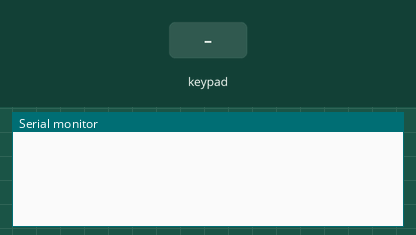
Recording of a sketch running on a simulated Arduino Uno, built with avr-gcc and run on an emulated ATmega328P. On the bench: the last lines printed to the serial monitor. The test bench sets the inputs (shaded band).

Above: at 1.2 s.
1.3 s: key '0' pressed
At 1.7 s:
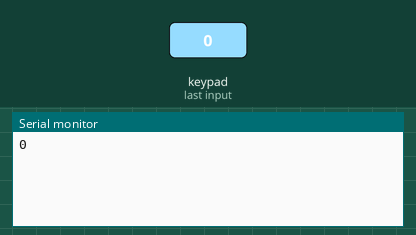
2.8 s: keypad keys 3 4 5 6 A pressed 0.4 s apart
At 5.5 s:
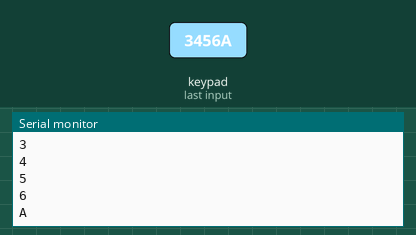
6.3 s: key 'B' pressed
At 6.9 s:
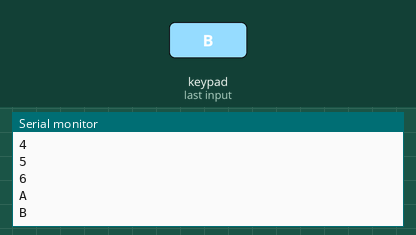
7.8 s: keypad keys 3 4 5 6 D pressed 0.4 s apart
At 10.3 s:
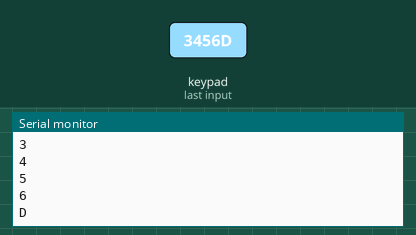
11.3 s: key 'C' pressed
At 11.7 s:
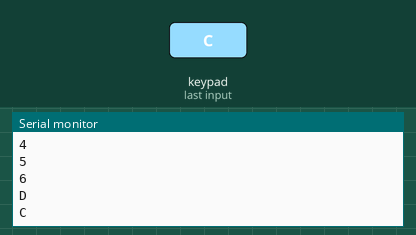
12.8 s: key 'E' pressed
At 14.2 s:
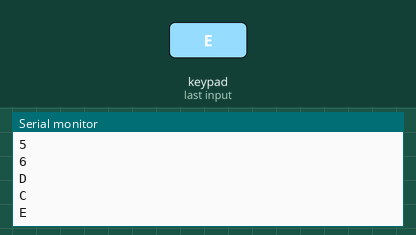
Timing chart, 0 to 15.3 s (numbered marks = the images above; inputs shaded):
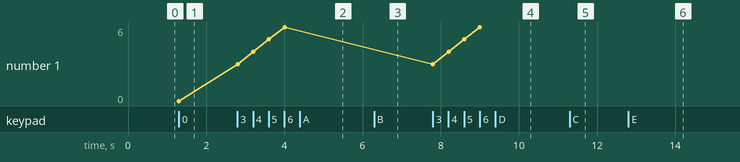

The sketch:

KeypadRead.ino
```cpp
#include <Keypad.h>

const byte ROWS = 4; //four rows
const byte COLS = 4; //four columns
//define the cymbols on the buttons of the keypads
char hexaKeys[ROWS][COLS] = {
  {'0','1','2','3'},
  {'4','5','6','7'},
  {'8','9','A','B'},
  {'C','D','E','F'}
};
byte rowPins[ROWS] = {3, 4, 5, 6}; //connect to the row pinouts of the keypad
byte colPins[COLS] = {7, 8, 9, 10}; //connect to the column pinouts of the keypad

//initialize an instance of class NewKeypad
Keypad customKeypad = Keypad( makeKeymap(hexaKeys), rowPins, colPins, ROWS, COLS);

void setup(){
  Serial.begin(9600);
}

void loop(){
  char customKey = customKeypad.getKey();

  if (customKey){
    Serial.println(customKey);
  }
}
```

Measured:
- after the input at 1.3 s, the serial monitor: prints a new line at once (image 1)
- after the input at 2.8 s, the serial monitor: prints a new line at once (image 2)
- after the input at 6.3 s, the serial monitor: prints a new line at once (image 3)
- after the input at 7.8 s, the serial monitor: prints a new line at once (image 4)
- after the input at 11.3 s, the serial monitor: prints a new line at once (image 5)
- after the input at 12.8 s, the serial monitor: prints a new line at once (image 6)
- plotted number 1: 0 → 6 after the input at 2.8 s
